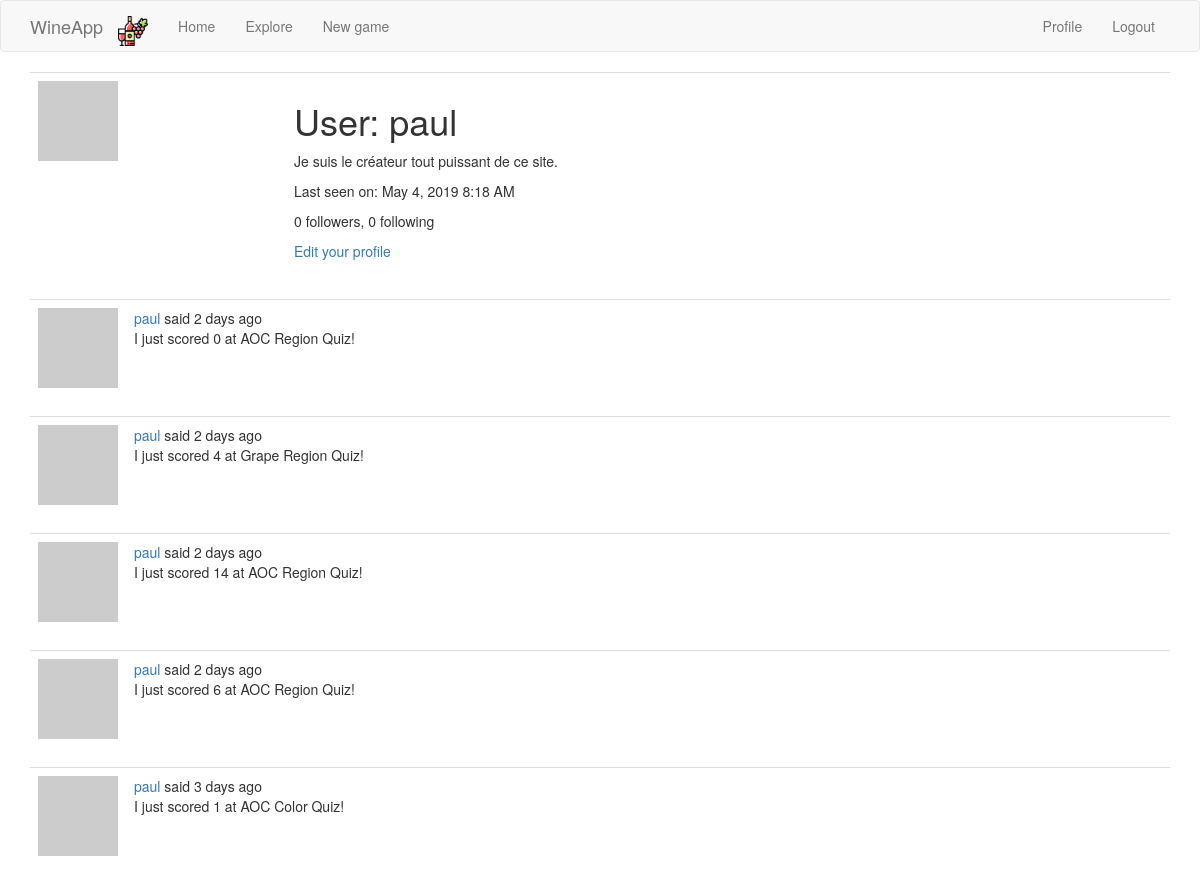
Page /user/paul (signed in, upper part) on the earlier database version.
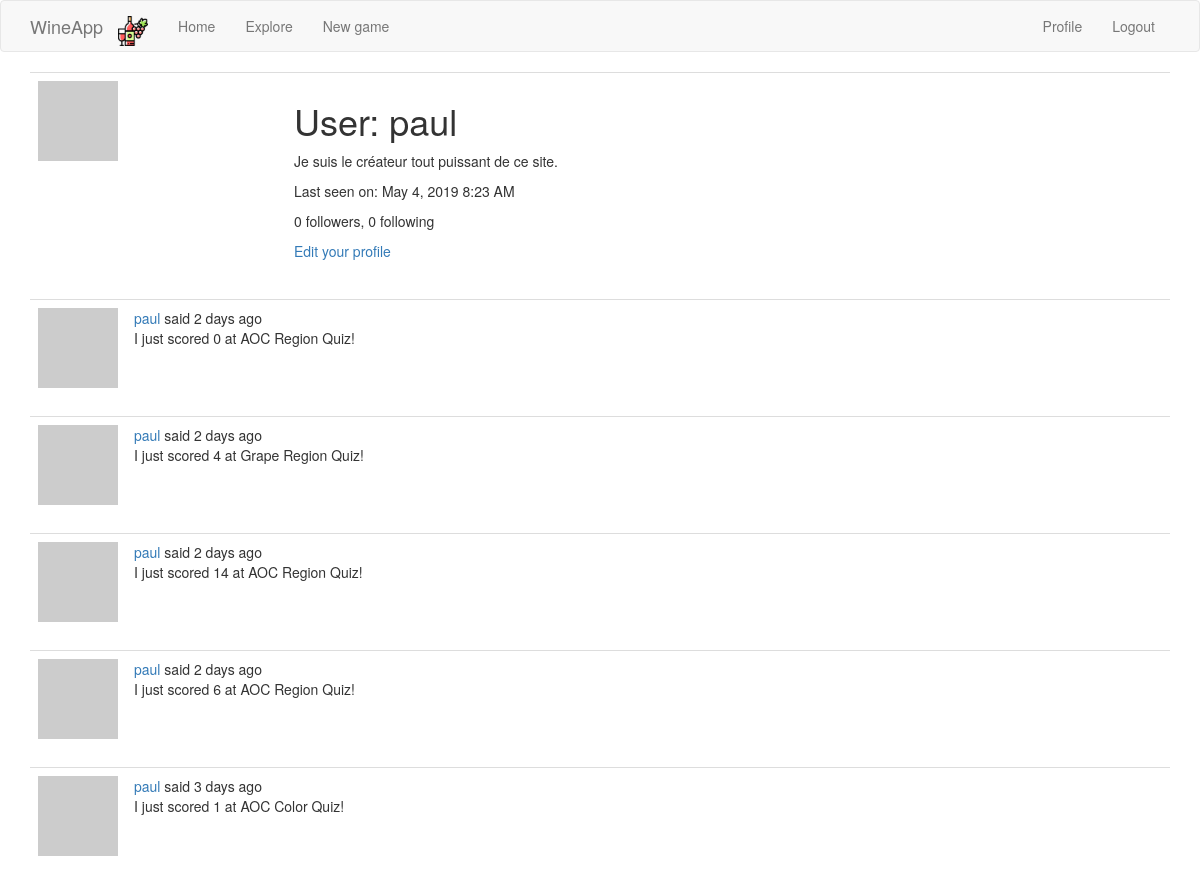
Same page on the later database version.
### app/models.py (models this page shows, shortened)
class User(UserMixin, db.Model):
    id = db.Column(db.Integer, primary_key=True)
    username = db.Column(db.String(64), index=True, unique=True)
    email = db.Column(db.String(120), index=True, unique=True)
    password_hash = db.Column(db.String(128))
    posts = db.relationship('Post', backref='author', lazy='dynamic')
    about_me = db.Column(db.String(140))
    last_seen = db.Column(db.DateTime, default=datetime.utcnow)
    followed = db.relationship(
        'User', secondary=followers,
        primaryjoin=(followers.c.follower_id == id),
        secondaryjoin=(followers.c.followed_id == id),
        backref=db.backref('followers', lazy='dynamic'), lazy='dynamic')
    def avatar(self, size):
        digest = md5(self.email.lower().encode('utf-8')).hexdigest()
        return 'https://www.gravatar.com/avatar/{}?d=identicon&s={}'.format(
            digest, size)

class Post(db.Model):
    id = db.Column(db.Integer, primary_key=True)
    body = db.Column(db.String(140))
    timestamp = db.Column(db.DateTime, index=True, default=datetime.utcnow)
    user_id = db.Column(db.Integer, db.ForeignKey('user.id'))
    language = db.Column(db.String(5))

### app/main/routes.py (the view)
@bp.route('/user/<username>')
@login_required
def user(username):
    user = User.query.filter_by(username=username).first_or_404()
    page = request.args.get('page', 1, type=int)
    posts = user.posts.order_by(Post.timestamp.desc()).paginate(
        page, current_app.config['POSTS_PER_PAGE'], False)
    next_url = url_for('main.user', username=user.username,
                       page=posts.next_num) if posts.has_next else None
    prev_url = url_for('main.user', username=user.username,
                       page=posts.prev_num) if posts.has_prev else None
    return render_template('user.html', user=user, posts=posts.items,
                           next_url=next_url, prev_url=prev_url)

### app/main/routes.py (called while the page is built)
@bp.before_app_request
def before_request():
    if current_user.is_authenticated:
        current_user.last_seen = datetime.utcnow()
        db.session.commit()
    g.locale = str(get_locale())

### app/models.py (called while the page is built)
@login.user_loader
def load_user(id):
    return User.query.get(int(id))

### app/templates/user.html (shortened to what this page needs)
{% extends "base.html" %}
{% block app_content %}
    <table class="table table-hover">
        <tr>
            <td width="256px"><img src="{{ user.avatar(256) }}"></td>
            <td>
                <h1>{{ _('User') }}: {{ user.username }}</h1>
                {% if user.about_me %}<p>{{ user.about_me }}</p>{% endif %}
                {% if user.last_seen %}
                <p>{{ _('Last seen on') }}: {{ moment(user.last_seen).format('LLL') }}</p>
                {% endif %}
                <p>{{ _('%(count)d followers', count=user.followers.count()) }}, {{ _('%(count)d following', count=user.followed.count()) }}</p>
                {% if user == current_user %}
                <p><a href="{{ url_for('main.edit_profile') }}">{{ _('Edit your profile') }}</a></p>
                {% elif not current_user.is_following(user) %}
                <p><a href="{{ url_for('main.follow', username=user.username) }}">{{ _('Follow') }}</a></p>
                {% else %}
                <p><a href="{{ url_for('main.unfollow', username=user.username) }}">{{ _('Unfollow') }}</a></p>
                {% endif %}
            </td>
        </tr>
    </table>
    {% for post in posts %}
        {% include '_post.html' %}
    {% endfor %}
{% endblock %}

### app/templates/base.html (shortened to what this page needs)
{% extends 'bootstrap/base.html' %}
{% block navbar %}
<nav class="navbar navbar-default">
    <div class="container">
        <div class="navbar-header">
            <a class="navbar-brand" href="{{ url_for('main.index') }}">WineApp</a>
        </div>
        <div class="collapse navbar-collapse" id="bs-example-navbar-collapse-1">
            <ul class="nav navbar-nav">
                <li><a href="{{ url_for('main.index') }}" class="navbar-brand">
                    <img src="/static/bottle_red_wine.png" style="height:30px;margin:0px;padding:0px;">
                </a></li>
                <li><a href="{{ url_for('main.index') }}">{{ _('Home') }}</a></li>
                <li class="nav-item dropdown">
                    <a class="nav-link dropdown-toggle" href="#" id="navbarDropdown" role="button"
                       data-toggle="dropdown" aria-haspopup="true" aria-expanded="false">
                        Explore
                    </a>
                </li>
                <li><a href="{{ url_for('main.new_game') }}">{{ _('New game') }}</a></li>
            </ul>
            <ul class="nav navbar-nav navbar-right">
                {% if current_user.is_anonymous %}
                <li><a href="{{ url_for('auth.login') }}">{{ _('Login') }}</a></li>
                {% else %}
                <li><a href="{{ url_for('main.user', username=current_user.username) }}">{{ _('Profile') }}</a></li>
                <li><a href="{{ url_for('auth.logout') }}">{{ _('Logout') }}</a></li>
                {% endif %}
            </ul>
        </div>
    </div>
</nav>
{% endblock %}
{% block content %}
<div class="container">
    {% block app_content %}{% endblock %}
</div>
{% endblock %}

### app/templates/_post.html (shortened to what this page needs)
    <table class="table table-hover">
        <tr>
            <td width="70px">
                <a href="{{ url_for('main.user', username=post.author.username) }}">
                    <img src="{{ post.author.avatar(70) }}" />
                </a>
            </td>
            <td>
                {{ _('%(username)s said %(when)s',
                    username=user_link, when=moment(post.timestamp).fromNow()) }}
                <br>
                <span id="post{{ post.id }}">{{ post.body }}</span>
            </td>
        </tr>
    </table>

Differences in the rows shown:
changed User "paul": last_seen "May 4, 2019 8:18 AM" → "May 4, 2019 8:23 AM"
